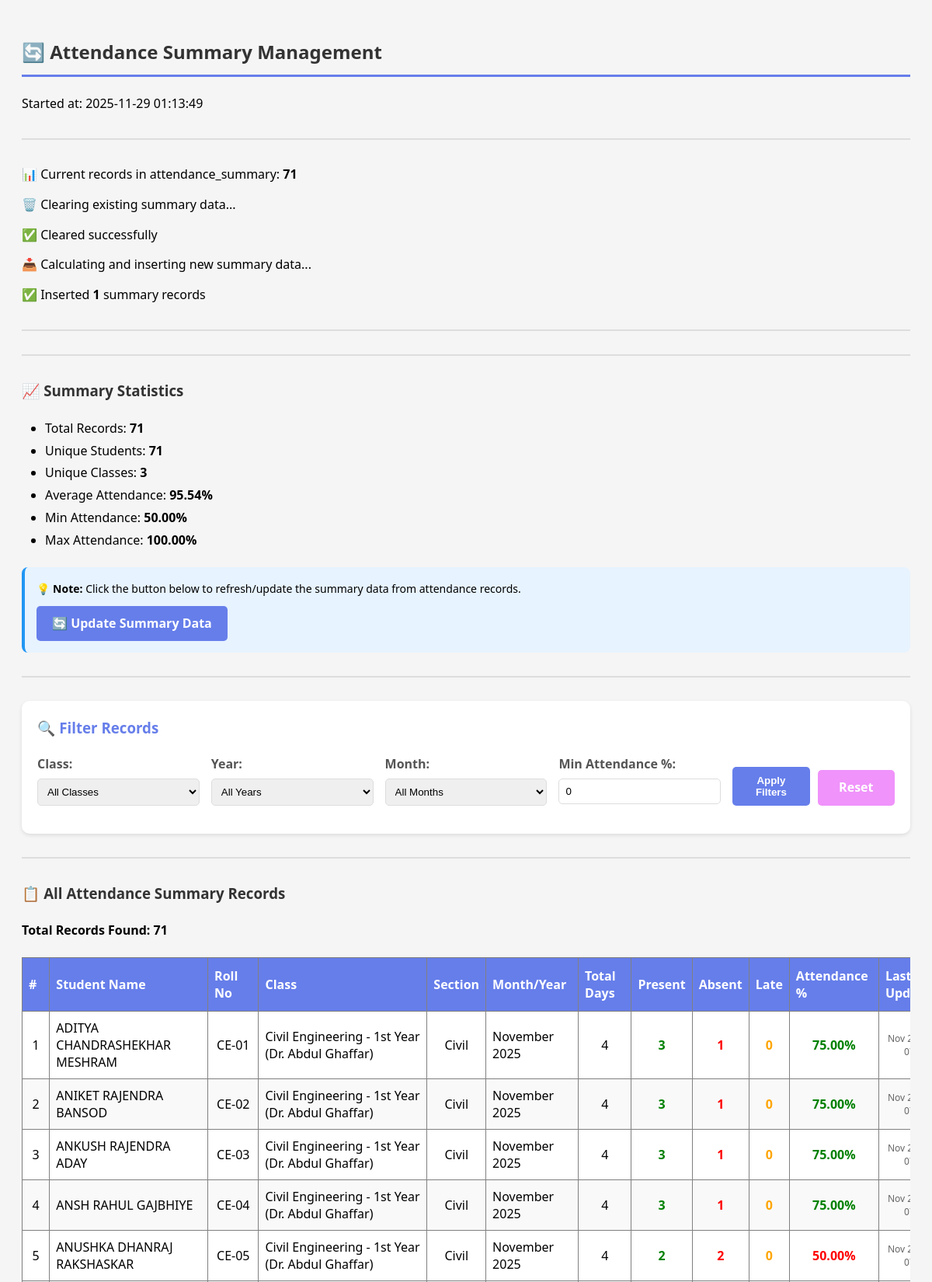
Screenshot of /teacher/update_attendance_summary.php?update=1 (upper part) with the database file from the repository.
### tables this page shows
CREATE TABLE `attendance_summary` (
  `id` int(11) NOT NULL,
  `student_id` int(11) NOT NULL,
  `class_id` int(11) NOT NULL,
  `month` int(11) NOT NULL,
  `year` int(11) NOT NULL,
  `total_days` int(11) DEFAULT 0,
  `present_days` int(11) DEFAULT 0,
  `absent_days` int(11) DEFAULT 0,
  `late_days` int(11) DEFAULT 0,
  `attendance_percentage` decimal(5,2) DEFAULT 0.00,
  `last_updated` timestamp NOT NULL DEFAULT current_timestamp() ON UPDATE current_timestamp()
);

CREATE TABLE `students` (
  `id` int(11) NOT NULL,
  `roll_number` varchar(50) NOT NULL,
  `full_name` varchar(100) NOT NULL,
  `email` varchar(100) NOT NULL,
  `phone` varchar(15) DEFAULT NULL,
  `photo` varchar(255) DEFAULT NULL,
  `password` varchar(255) NOT NULL,
  `department_id` int(11) NOT NULL,
  `class_id` int(11) NOT NULL,
  `year` int(11) NOT NULL,
  `semester` int(11) NOT NULL,
  `admission_year` varchar(10) DEFAULT NULL,
  `is_active` tinyint(1) DEFAULT 1,
  `created_at` timestamp NOT NULL DEFAULT current_timestamp()
);

CREATE TABLE `classes` (
  `id` int(11) NOT NULL,
  `class_name` varchar(100) NOT NULL,
  `department_id` int(11) NOT NULL,
  `year` int(11) NOT NULL,
  `section` varchar(10) NOT NULL,
  `teacher_id` int(11) NOT NULL,
  `semester` int(11) NOT NULL,
  `academic_year` varchar(20) NOT NULL,
  `created_at` timestamp NOT NULL DEFAULT current_timestamp()
);

### teacher/update_attendance_summary.php (the view, shortened to what this page needs)
<?php
require_once '../db.php';
$filter_min_attendance = isset($_GET['min_attendance']) ? floatval($_GET['min_attendance']) : 0;
$update_data = isset($_GET['update']) ? true : false;
echo "<h2>🔄 Attendance Summary Management</h2>";
echo "<p>Started at: " . date('Y-m-d H:i:s') . "</p>";
echo "<hr>";
$conn->begin_transaction();
try {
    if ($update_data) {
        $count_query = "SELECT COUNT(*) as count FROM attendance_summary";
        $result = $conn->query($count_query);
        $old_count = $result->fetch_assoc()['count'];
        echo "<p>📊 Current records in attendance_summary: <strong>$old_count</strong></p>";
        echo "<p>🗑️ Clearing existing summary data...</p>";
        $conn->query("DELETE FROM attendance_summary");
        echo "<p>✅ Cleared successfully</p>";
        echo "<p>📥 Calculating and inserting new summary data...</p>";
        $new_count = $conn->affected_rows;
        echo "<p>✅ Inserted <strong>$new_count</strong> summary records</p>";
        echo "<hr>";
    }
    $stats_query = "SELECT
                    COUNT(*) as total_records,
                    COUNT(DISTINCT student_id) as unique_students,
                    COUNT(DISTINCT class_id) as unique_classes,
                    ROUND(AVG(attendance_percentage), 2) as avg_attendance,
                    MIN(attendance_percentage) as min_attendance,
                    MAX(attendance_percentage) as max_attendance
                    FROM attendance_summary";
    $stats_result = $conn->query($stats_query);
    $stats = $stats_result->fetch_assoc();
    echo "<hr>";
    echo "<h3>📈 Summary Statistics</h3>";
    echo "<ul>";
    echo "<li>Total Records: <strong>{$stats['total_records']}</strong></li>";
    echo "<li>Unique Students: <strong>{$stats['unique_students']}</strong></li>";
    echo "<li>Unique Classes: <strong>{$stats['unique_classes']}</strong></li>";
    echo "<li>Average Attendance: <strong>{$stats['avg_attendance']}%</strong></li>";
    echo "<li>Min Attendance: <strong>{$stats['min_attendance']}%</strong></li>";
    echo "<li>Max Attendance: <strong>{$stats['max_attendance']}%</strong></li>";
    echo "</ul>";
    echo "<div style='background: #e7f3ff; padding: 15px; border-radius: 8px; margin: 20px 0; border-left: 4px solid #2196F3;'>";
    echo "<p style='margin: 0; font-size: 14px;'><strong>💡 Note:</strong> Click the button below to refresh/update the summary data from attendance records.</p>";
    echo "<a href='?update=1' style='display: inline-block; margin-top: 10px; padding: 10px 20px; background: #667eea; color: white; border-radius: 5px; text-decoration: none; font-weight: bold;'>🔄 Update Summary Data</a>";
    echo "</div>";
    echo "<hr>";
    echo "<div style='background: white; padding: 20px; border-radius: 10px; box-shadow: 0 2px 5px rgba(0,0,0,0.1); margin: 20px 0;'>";
    echo "<h3 style='margin-top: 0; color: #667eea;'>🔍 Filter Records</h3>";
    echo "<form method='GET' action='' style='display: grid; grid-template-columns: repeat(auto-fit, minmax(200px, 1fr)); gap: 15px;'>";
    echo "<div>";
    echo "<label style='display: block; margin-bottom: 5px; font-weight: 600; color: #555;'>Class:</label>";
    echo "<select name='class_id' style='width: 100%; padding: 8px; border: 1px solid #ddd; border-radius: 5px;'>";
    echo "<option value='0'>All Classes</option>";
    echo "</select>";
    echo "</div>";
    echo "<div>";
    echo "<label style='display: block; margin-bottom: 5px; font-weight: 600; color: #555;'>Year:</label>";
    echo "<select name='year' style='width: 100%; padding: 8px; border: 1px solid #ddd; border-radius: 5px;'>";
    echo "<option value='0'>All Years</option>";
    echo "</select>";
    echo "</div>";
    echo "<div>";
    echo "<label style='display: block; margin-bottom: 5px; font-weight: 600; color: #555;'>Month:</label>";
    echo "<select name='month' style='width: 100%; padding: 8px; border: 1px solid #ddd; border-radius: 5px;'>";
    echo "<option value='0'>All Months</option>";
    echo "</select>";
    echo "</div>";
    echo "<div>";
    echo "<label style='display: block; margin-bottom: 5px; font-weight: 600; color: #555;'>Min Attendance %:</label>";
    echo "<input type='number' name='min_attendance' value='{$filter_min_attendance}' min='0' max='100' step='0.01' placeholder='0' style='width: 100%; padding: 8px; border: 1px solid #ddd; border-radius: 5px;'>";
    echo "</div>";
    echo "<div style='display: flex; align-items: flex-end; gap: 10px;'>";
    echo "<button type='submit' style='padding: 10px 20px; background: #667eea; color: white; border: none; border-radius: 5px; cursor: pointer; font-weight: 600; flex: 1;'>Apply Filters</button>";
    echo "<a href='update_summary.php' style='padding: 10px 20px; background: #f093fb; color: white; border-radius: 5px; text-decoration: none; text-align: center; font-weight: 600; flex: 1;'>Reset</a>";
    echo "</div>";
    echo "</form>";
    echo "</div>";
    echo "<hr>";
    echo "<h3>📋 ";
    $filter_desc = [];
    if (count($filter_desc) > 0) {
        echo "Filtered Attendance Records (" . implode(", ", $filter_desc) . ")";
    } else {
        echo "All Attendance Summary Records";
    }
    echo "</h3>";
    $where_conditions = [];
    $where_clause = count($where_conditions) > 0 ? "WHERE " . implode(" AND ", $where_conditions) : "";
    $all_query = "SELECT
                     ats.*,
                     s.full_name,
                     s.roll_number,
                     c.class_name,
                     c.section
                     FROM attendance_summary ats
                     JOIN students s ON ats.student_id = s.id
                     JOIN classes c ON ats.class_id = c.id
                     $where_clause
                     ORDER BY ats.year DESC, ats.month DESC, c.class_name, s.roll_number";
    $all_data = $conn->query($all_query);
    if ($all_data && $all_data->num_rows > 0) {
        echo "<p><strong>Total Records Found: {$all_data->num_rows}</strong></p>";
        echo "<div style='overflow-x: auto;'>";
        echo "<table border='1' cellpadding='10' style='border-collapse: collapse; width: 100%; min-width: 1200px;'>";
        echo "<thead>";
        echo "<tr style='background: #667eea; color: white;'>";
        echo "<th>#</th>";
        echo "<th>Student Name</th>";
        echo "<th>Roll No</th>";
        echo "<th>Class</th>";
        echo "<th>Section</th>";
        echo "<th>Month/Year</th>";
        echo "<th>Total Days</th>";
        echo "<th>Present</th>";
        echo "<th>Absent</th>";
        echo "<th>Late</th>";
        echo "<th>Attendance %</th>";
        echo "<th>Last Updated</th>";
        echo "</tr>";
        echo "</thead>";
        echo "<tbody>";
        $counter = 1;
        while ($row = $all_data->fetch_assoc()) {
            $month_name = date('F', mktime(0, 0, 0, $row['month'], 1));
            $att_color = $row['attendance_percentage'] >= 75 ? 'green' : ($row['attendance_percentage'] >= 60 ? 'orange' : 'red');
            $row_bg = $counter % 2 == 0 ? '#f9f9f9' : 'white';
            echo "<tr style='background: {$row_bg};'>";
            echo "<td style='text-align: center;'>{$counter}</td>";
            echo "<td>" . htmlspecialchars($row['full_name']) . "</td>";
            echo "<td style='text-align: center;'>" . htmlspecialchars($row['roll_number']) . "</td>";
            echo "<td>" . htmlspecialchars($row['class_name']) . "</td>";
            echo "<td style='text-align: center;'>" . htmlspecialchars($row['section']) . "</td>";
            echo "<td>{$month_name} {$row['year']}</td>";
            echo "<td style='text-align: center;'>{$row['total_days']}</td>";
            echo "<td style='text-align: center; color: green; font-weight: bold;'>{$row['present_days']}</td>";
            echo "<td style='text-align: center; color: red; font-weight: bold;'>{$row['absent_days']}</td>";
            echo "<td style='text-align: center; color: orange; font-weight: bold;'>{$row['late_days']}</td>";
            echo "<td style='text-align: center; color: {$att_color}; font-weight: bold; font-size: 16px;'>{$row['attendance_percentage']}%</td>";
            echo "<td style='text-align: center; font-size: 12px; color: #666;'>" . date('M d, Y H:i', strtotime($row['last_updated'])) . "</td>";
            echo "</tr>";
            $counter++;
        }
        echo "</tbody>";
        echo "</table>";
        echo "</div>";
    }
    $conn->commit();
} catch (Exception $e) {
    $conn->rollback();
    echo "<hr>";
    echo "<div style='background: #f8d7da; padding: 20px; border-radius: 10px; border-left: 5px solid #dc3545;'>";
    echo "<h3 style='color: #721c24; margin: 0;'>❌ Error occurred!</h3>";
    echo "<p style='margin: 10px 0 0 0;'><strong>Error Message:</strong> " . htmlspecialchars($e->getMessage()) . "</p>";
    echo "<p style='margin: 10px 0 0 0;'><strong>Error Location:</strong> Line " . $e->getLine() . "</p>";
    echo "<hr style='margin: 15px 0;'>";
    echo "<h4>Troubleshooting Steps:</h4>";
    echo "<ol>";
    echo "<li>Ensure the attendance_summary table exists (run the SQL schema)</li>";
    echo "<li>Check that student_attendance table has data</li>";
    echo "<li>Verify all students have valid class_id assignments</li>";
    echo "<li>Check database error logs for more details</li>";
    echo "</ol>";
    echo "<p><a href='index.php' style='color: #721c24; font-weight: bold;'>← Return to Dashboard</a></p>";
    echo "</div>";
}
?>

### teacher/update_attendance_summary.php (style rules this page uses)
h2, h3 { color: #333; margin-top: 20px; }
h2 { border-bottom: 3px solid #667eea; padding-bottom: 10px; }
p { line-height: 1.8; margin: 10px 0; }
ul, ol { line-height: 1.8; margin: 10px 0; padding-left: 30px; }
table { background: white; margin-top: 10px; box-shadow: 0 2px 5px rgba(0,0,0,0.1); }
th { text-align: left; padding: 12px 8px !important; font-weight: 600; }
td { padding: 10px 8px !important; }
hr { border: none; border-top: 2px solid #ddd; margin: 30px 0; }
a { text-decoration: none; transition: all 0.3s; }
thead tr { position: sticky; top: 0; z-index: 10; }

### rows the page displays
attendance_summary: students.full_name "ADITYA CHANDRASHEKHAR MESHRAM", students.roll_number "CE-01", class.class_name "Civil Engineering - 1st Year (Dr. Abdul Ghaffar)", class.section "Civil", month "November", year "2025", total_days "4", present_days "3", absent_days "1", late_days "0", attendance_percentage "75.00", last_updated "Nov…"
attendance_summary: students.full_name "ANIKET RAJENDRA BANSOD", students.roll_number "CE-02", class.class_name "Civil Engineering - 1st Year (Dr. Abdul Ghaffar)", class.section "Civil", month "November", year "2025", total_days "4", present_days "3", absent_days "1", late_days "0", attendance_percentage "75.00", last_updated "Nov…"
attendance_summary: students.full_name "ANKUSH RAJENDRA ADAY", students.roll_number "CE-03", class.class_name "Civil Engineering - 1st Year (Dr. Abdul Ghaffar)", class.section "Civil", month "November", year "2025", total_days "4", present_days "3", absent_days "1", late_days "0", attendance_percentage "75.00", last_updated "Nov…"
attendance_summary: students.full_name "ANSH RAHUL GAJBHIYE", students.roll_number "CE-04", class.class_name "Civil Engineering - 1st Year (Dr. Abdul Ghaffar)", class.section "Civil", month "November", year "2025", total_days "4", present_days "3", absent_days "1", late_days "0", attendance_percentage "75.00", last_updated "Nov…"
attendance_summary: students.full_name "ANUSHKA DHANRAJ RAKSHASKAR", students.roll_number "CE-05", class.class_name "Civil Engineering - 1st Year (Dr. Abdul Ghaffar)", class.section "Civil", month "November", year "2025", total_days "4", present_days "2", absent_days "2", late_days "0", attendance_percentage "50.00", last_updated "Nov…"

### other values shown
$old_count "71"
$new_count "1"
$stats['total_records'] "71"
$stats['unique_students'] "71"
$stats['unique_classes'] "3"
$stats['avg_attendance'] "95.54"
$stats['min_attendance'] "50.00"
$stats['max_attendance'] "100.00"
$all_data->num_rows "71"
